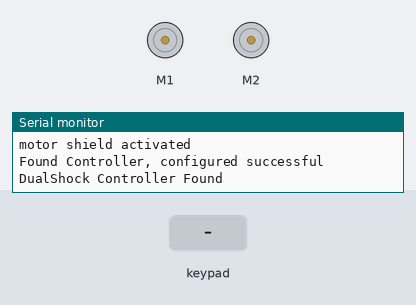
A sketch run on a simulated Arduino Uno, built with avr-gcc and run on an emulated ATmega328P. Shown: 2 × DC motor (green arrow = forward, orange = backward, longer = faster), the last lines printed to the serial monitor. The test bench sets the inputs (shaded band).

Above: at 1.2 s.
1.3 s: key 'U' pressed
At 1.51 s:
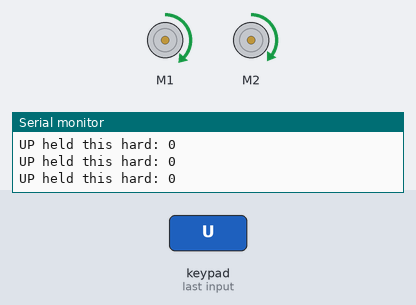
3.2 s: key 'D' pressed
At 3.43 s:
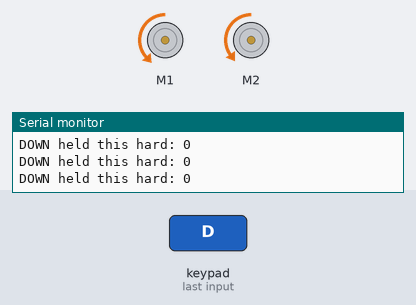
5.1 s: key 'L' pressed
At 5.35 s:
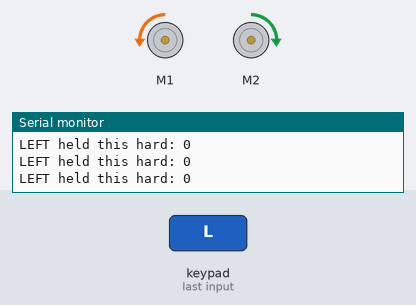
7.0 s: key 'R' pressed
At 7.21 s:
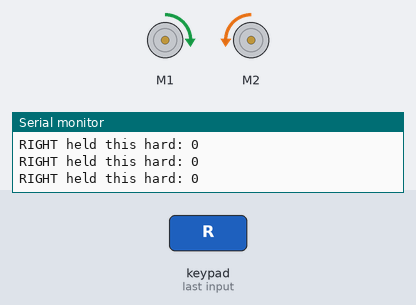
Timing chart, 0 to 9.9 s (numbered marks = the images above; inputs shaded):
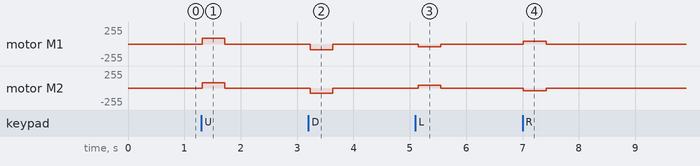

Measured:
- after the input at 1.3 s, motor M1: stopped → forward 88/255 at once, → stopped 0.41 s later; motor M2: stopped → forward 80/255 at once, → stopped 0.41 s later
- after the input at 3.2 s, motor M1: stopped → backward 88/255 at once, → stopped 0.41 s later; motor M2: stopped → backward 80/255 at once, → stopped 0.41 s later
- after the input at 5.1 s, motor M1: stopped → backward 40/255 after 0.05 s, → stopped 0.41 s later; motor M2: stopped → forward 40/255 after 0.05 s, → stopped 0.41 s later
- after the input at 7.0 s, motor M1: stopped → forward 40/255 at once, → stopped 0.41 s later; motor M2: stopped → backward 40/255 at once, → stopped 0.41 s later

The sketch:

RC_Robot_Tank_Gen_1.ino
```cpp
#include <Wire.h>
#include <Adafruit_MotorShield.h>
#include "utility/Adafruit_MS_PWMServoDriver.h" //stuff to run the motors
#include <PS2X_lib.h>  //backend stuff to detect the controller, can be downloaded fram this site: http://www.billporter.info/2010/06/05/playstation-2-controller-arduino-library-v1-0/

PS2X ps2x; // create PS2 Controller Class

int error = 0; //defining different variables for use later
byte type = 0;
byte vibrate = 0;

Adafruit_MotorShield AFMS = Adafruit_MotorShield(); //defining motor shield
Adafruit_DCMotor *myMotor = AFMS.getMotor(1); //defining motors
Adafruit_DCMotor *myOtherMotor = AFMS.getMotor(2);

int turn = 80;


void setup() {
  // put your setup code here, to run once:
  Serial.begin(57600);
  error = ps2x.config_gamepad(13, 11, 10, 12, true, true); //setup pins and settings:  GamePad(clock (blue), command (orange), attention (yellow), data (pink)) check for error
  AFMS.begin(); //telling the motor shield to start
  Serial.println("motor shield activated");

  if (error == 0) { //the serial monitor output if the gamepad was found
    Serial.println("Found Controller, configured successful");
  }

  else if (error == 1) //serial monitor output if the controller isn't found, which would set the error variable to '1'
    Serial.println("No controller found, check wiring, see readme.txt to enable debug. visit www.billporter.info for troubleshooting tips");

  else if (error == 2) //serial monitor output if the controller is not working properly, which would set the error variable to '2'
    Serial.println("Controller found but not accepting commands. see readme.txt to enable debug. Visit www.billporter.info for troubleshooting tips");

  else if (error == 3) //serial monitor output if the controller can't detect pressure, error variable '3'
    Serial.println("Controller refusing to enter Pressures mode, may not support it. ");

  //Serial.print(ps2x.Analog(1), HEX);

  type = ps2x.readType(); //naming different types
  switch (type) {
    case 0:
      Serial.println("Unknown Controller type");
      break;
    case 1:
      Serial.println("DualShock Controller Found");
      break;
    case 2:
      Serial.println("GuitarHero Controller Found");
      break;
  }
  //error = 0;
  //type = 1;
}

void loop() {
  // put your main code here, to run repeatedly:
  if (error == 1) //skip loop if no controller found
    return;

  else { //DualShock Controller

    ps2x.read_gamepad(false, vibrate);          //read controller and set large motor to spin at 'vibrate' speed


    if (ps2x.Button(PSB_PAD_UP)) {        //detect when one of the D-Pad buttons are pressed and run the motors accordingly
      Serial.print("UP held this hard: ");
      Serial.println(ps2x.Analog(PSAB_PAD_UP), DEC);
      myMotor->run(FORWARD);
      myOtherMotor->run(FORWARD);
      myMotor->setSpeed(turn * 1.1);
      myOtherMotor->setSpeed(turn);
    }

    if (ps2x.Button(PSB_PAD_RIGHT)) {
      Serial.print("RIGHT held this hard: ");
      Serial.println(ps2x.Analog(PSAB_PAD_RIGHT), DEC);
      myMotor->run(FORWARD);
      myOtherMotor->run(BACKWARD);
      myMotor->setSpeed(turn / 2);
      myOtherMotor->setSpeed(turn / 2);
    }

    if (ps2x.Button(PSB_PAD_LEFT)) {
      Serial.print("LEFT held this hard: ");
      Serial.println(ps2x.Analog(PSAB_PAD_LEFT), DEC);
      myMotor->run(BACKWARD);
      myOtherMotor->run(FORWARD);
      myMotor->setSpeed(turn / 2);
      myOtherMotor->setSpeed(turn / 2);
    }

    if (ps2x.Button(PSB_PAD_DOWN)) {

      Serial.print("DOWN held this hard: ");
      Serial.println(ps2x.Analog(PSAB_PAD_DOWN), DEC);
      myMotor->run(BACKWARD);
      myOtherMotor->run(BACKWARD);
      myMotor->setSpeed(turn * 1.1);
      myOtherMotor->setSpeed(turn);
    }


    if (ps2x.ButtonReleased(PSB_PAD_UP)) {           //code to turn the wheels off once the button is released
      Serial.println("UP just released");
      myMotor->run(RELEASE);
      myOtherMotor->run(RELEASE);
    }

    if (ps2x.ButtonReleased(PSB_PAD_RIGHT)) {
      Serial.println("RIGHT just released");
      myMotor->run(RELEASE);
      myOtherMotor->run(RELEASE);
    }

    if (ps2x.ButtonReleased(PSB_PAD_LEFT)) {
      Serial.println("LEFT just released");
      myMotor->run(RELEASE);
      myOtherMotor->run(RELEASE);
    }

    if (ps2x.ButtonReleased(PSB_PAD_DOWN)) {
      Serial.println("DOWN just released");
      myMotor->run(RELEASE);
      myOtherMotor->run(RELEASE);
    }


    vibrate = ps2x.Analog(PSAB_R1);        //this will set the large motor vibrate speed based on
    //how hard you press R1

  }
  delay(50);

}
```
